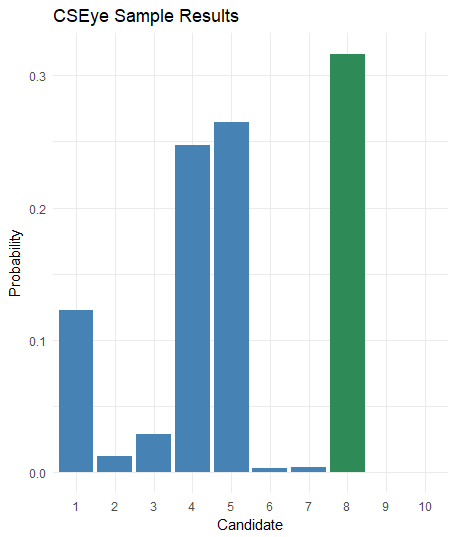

R code for this plot:
library(ggplot2)

df = data.frame(Category = c('N','N','N','N','N','N','N','Y','N','N'),
                Candidate = c('1','2','3','4','5','6','7','8','9','10'),
                Order = c(1,2,3,4,5,6,7,8,9,10),
                Probability = c(0.12286159,0.01212837,0.02890266,0.24690156,0.26432127,
                                0.00347028,0.0037853,0.31635445,0.00061923,0.0006553 ))

df$Candidate <- factor(df$Candidate, levels = df$Candidate[order(df$Order)])

head(df)



plot <- ggplot(data=df, aes(x=Candidate,y=Probability,fill=Category)) + ggtitle("CSEye Sample Results") + guides(fill=FALSE) + geom_bar(stat="identity")  + theme_minimal() 

plot
